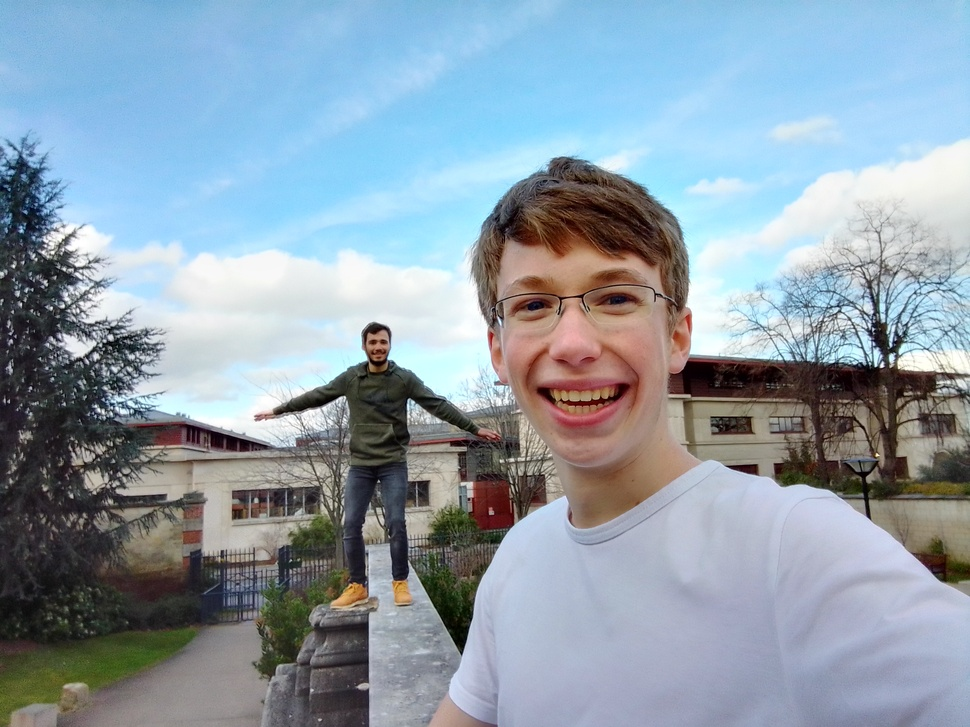
#> input picture portfolio_codes/pictures/avion.jpg, 970 x 727 px, shrunk from 2592 x 1944 before the run, found by its file name
$ python hough_transform.py
#> lines starting #> are read from the running program, lines starting #| are printed output that depends on the picture
import numpy as np
#from PIL import Image
import matplotlib.pyplot as plt
import scipy


def densite_gauss2D(i, j, sigma):
    """ centree """
    return np.exp(-(i**2+j**2)/(2*sigma))


def diagr_values(img):
    pixel_nb = img.shape[0]*img.shape[1]
    fimg = img.reshape(pixel_nb, 3)

    fimg_avg = np.mean(img, axis=0)
    print(fimg_avg.shape)
    print(fimg.shape)
    plt.bar(range(pixel_nb), fimg_avg)
    plt.show()


# [7 lines left out: function show_imgs, not called in this run]


class Filtre:

    def __init__(self, filtre):

        self.filter = filtre

    def convolve_rgb(self, img):
        r_data = img[:,:,0]
        g_data = img[:,:,1]
        b_data = img[:,:,2]

        r = scipy.signal.convolve(r_data, self.filter, mode="same")
        g = scipy.signal.convolve(g_data, self.filter, mode="same")
        b = scipy.signal.convolve(b_data, self.filter, mode="same")

        filtered_img = np.zeros(img.shape)
        filtered_img[:,:,0] = r
        filtered_img[:,:,1] = g
        filtered_img[:,:,2] = b

        return filtered_img.astype(np.int32)

class FiltreGaussien(Filtre):

    # [9 lines left out: function __init__, not called in this run]

class FiltrageSobel:

    def __init__(self, img):

        assert(type(img) in [np.array, np.ndarray])

        self.img = img
        self.horizontal_filter = Filtre(np.array([[-1, -2, -1], [0, 0, 0], [-1, -2, -1]]))
        self.vertical_filter = Filtre(np.array([[-1, 0, 1], [-2, 0, 2], [-1, 0, 1]]))
        self.contours_horizontaux = self.horizontal_filter.convolve_rgb(self.img)
        self.contours_verticaux = self.vertical_filter.convolve_rgb(self.img)
        self.abs_gradient = np.sqrt(np.multiply(self.contours_verticaux, self.contours_verticaux)+np.multiply(self.contours_horizontaux, self.contours_horizontaux))
        diagr_values(self.contours_horizontaux)
        diagr_values(self.abs_gradient)
        show_imgs([self.contours_horizontaux, self.contours_verticaux, self.abs_gradient])


class Image:

    def __init__(self, path):
        self.path = path
        self.data = plt.imread(path)
#> self.data is the input picture: shape (727, 970, 3); mean R, G, B 142.9, 158.5, 170.7
        self.bw_data = np.mean(self.data, axis=2)

        self.r_data = self.data[:,:,0]
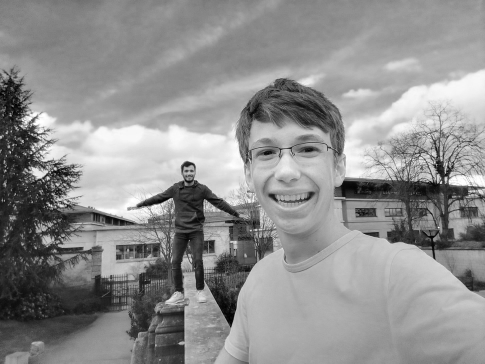
#> self.r_data: shape (727, 970) (shown at 1/2 size); min 0, max 255, mean 142.9
        self.g_data = self.data[:,:,1]
        self.b_data = self.data[:,:,2]
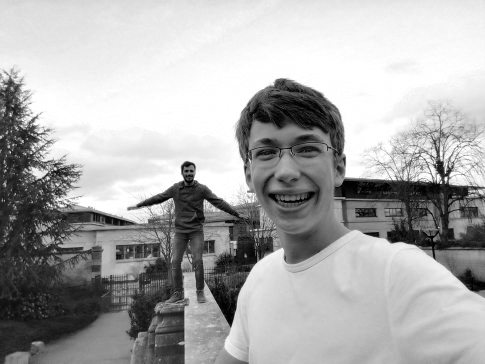
#> self.b_data: shape (727, 970) (shown at 1/2 size); min 0, max 255, mean 170.7

    # [18 lines left out: functions apply_gauss_filter, show, save, not called in this run]


a=np
img1 = Image("Downloads/python_portfolio/pictures/avion.jpg")
#img_gauss = img1.apply_gauss_filter()
FiltrageSobel(img1.data)#_gauss)
#> in convolve_rgb, `g = scipy.signal.convolve(g_data, self.filter, mode="same")`:
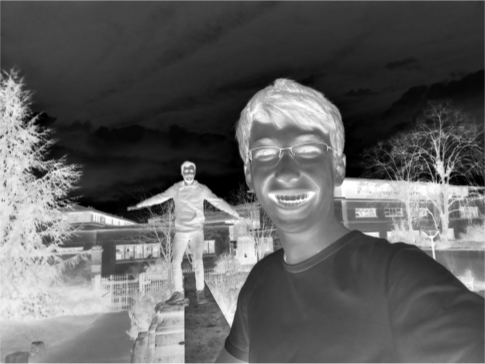
#> g: shape (727, 970) int64 (shown at 1/2 size); min -2040, max 0, mean -1266; drawn with min black and max white
#> in convolve_rgb, `b = scipy.signal.convolve(b_data, self.filter, mode="same")`:
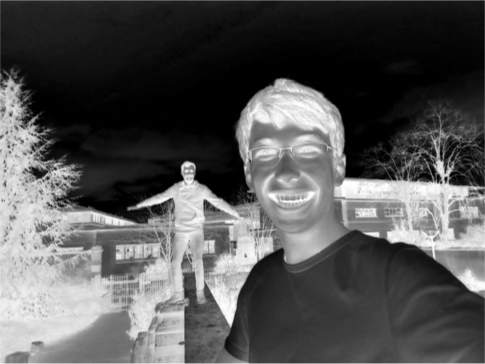
#> b: shape (727, 970) int64 (shown at 1/2 size); min -2040, max 0, mean -1363.4; drawn with min black and max white
#> in convolve_rgb, `filtered_img[:,:,2] = b`:
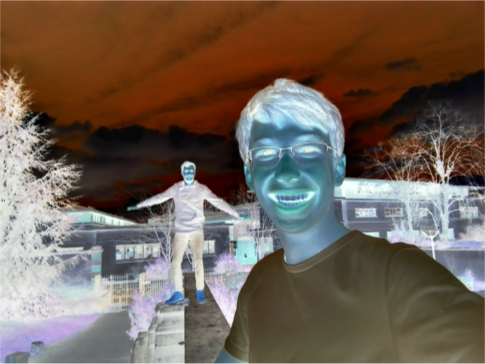
#> filtered_img: shape (727, 970, 3) float64 (shown at 1/2 size); mean of channels 0, 1, 2 -1141.1, -1266, -1363.4; drawn with min black and max white
#> in convolve_rgb (call 2), `r = scipy.signal.convolve(r_data, self.filter, mode="same")`:
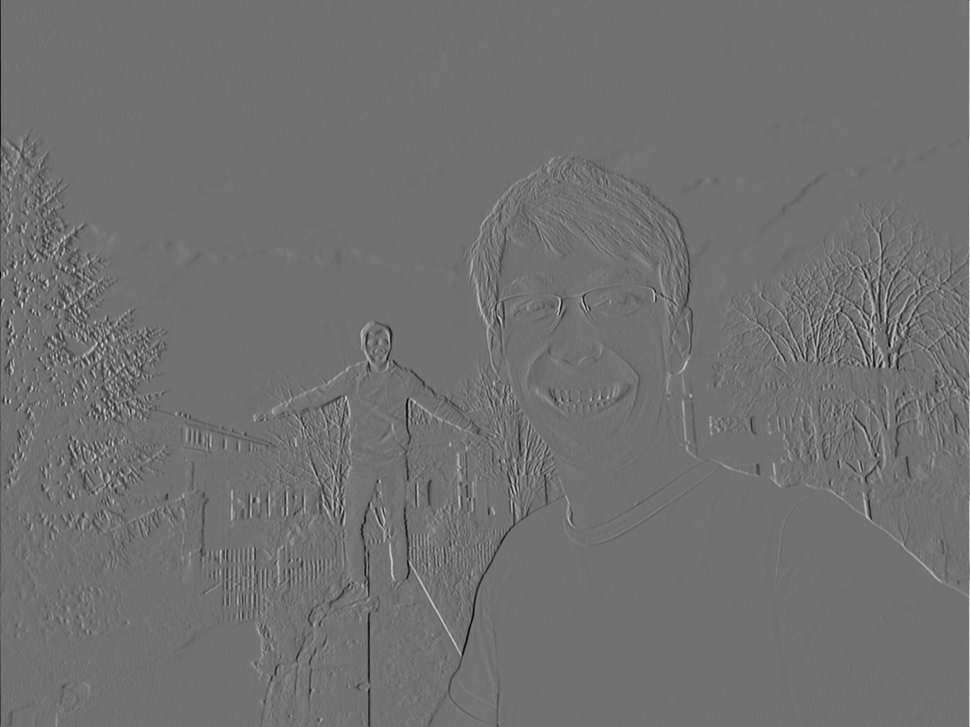
#> r: shape (727, 970) int64; min -808, max 1012, mean -0.4; drawn with min black and max white
#> in diagr_values, `fimg_avg = np.mean(img, axis=0)`: fimg_avg = 970 rows, first 8: [-411.3, -491.2, -543.9], [-548.1, -654.8, -725.4], [-545.9, -652.5, -724.2], [-546.3, -652.4, -725.7], [-550.4, -655.8, -731.1], [-553.8, -658.5, -735.3], [-558.3, -662.4, -740.1], [-565.7, -669.1, -746.9]
#| (970, 3)
#| (705190, 3)
#> (the run stopped early here; a loop or call above may not have finished)

$ run again, with portfolio_codes/pictures/IMG_20190709_124609145.jpg copied over portfolio_codes/pictures/avion.jpg
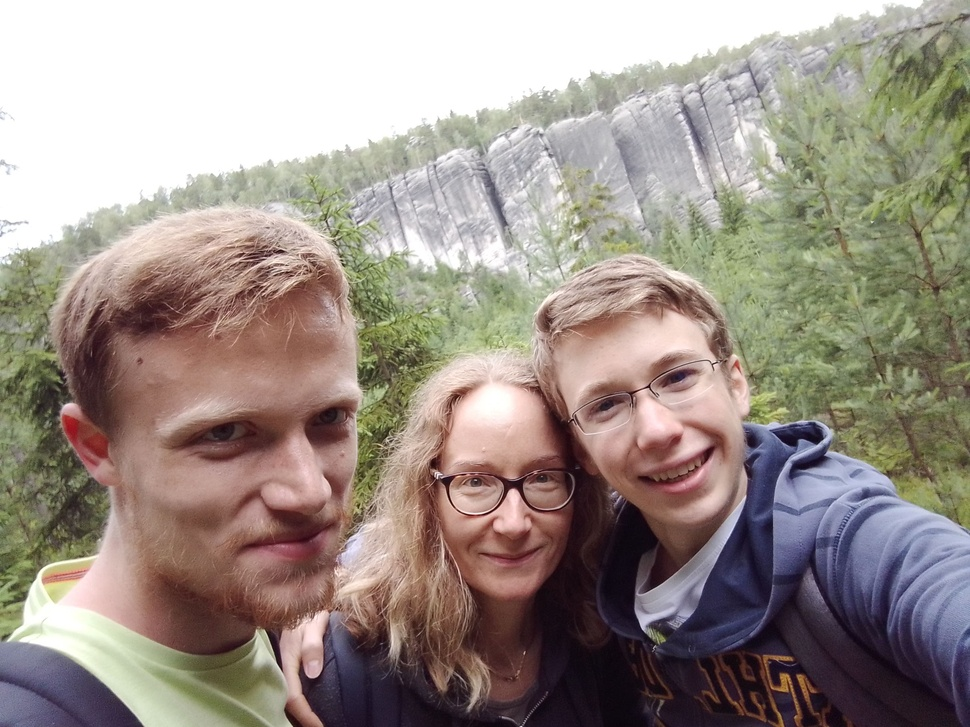
#> input picture portfolio_codes/pictures/IMG_20190709_124609145.jpg, 970 x 727 px, shrunk from 2592 x 1944 before the run, found by its file name
#> in __init__, self.data is the input picture: shape (727, 970, 3); mean R, G, B 155.9, 144.8, 136.9
#> in convolve_rgb, `filtered_img[:,:,2] = b`:
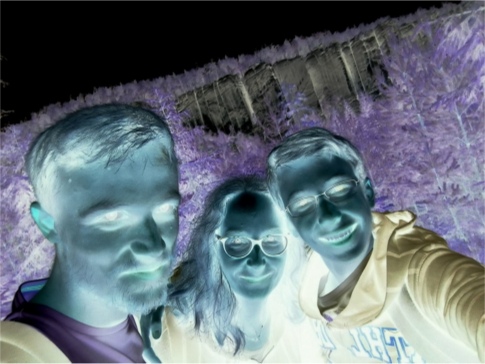
#> filtered_img: shape (727, 970, 3) float64 (shown at 1/2 size); mean of channels 0, 1, 2 -1245, -1156.4, -1092.6; drawn with min black and max white
#> in convolve_rgb (call 2), `r = scipy.signal.convolve(r_data, self.filter, mode="same")`:
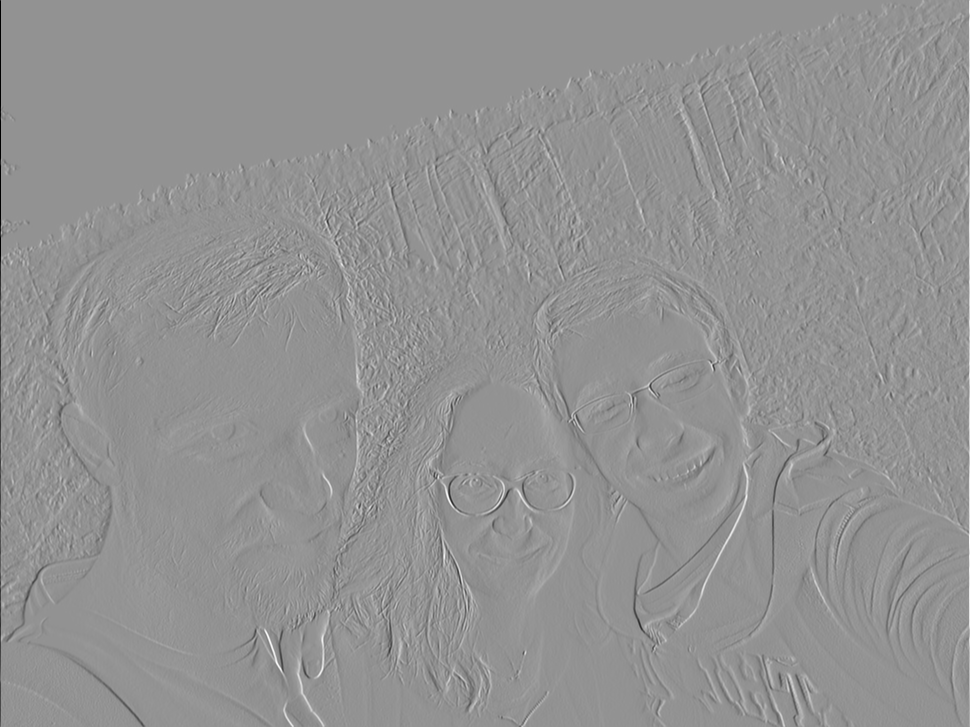
#> r: shape (727, 970) int64; min -1020, max 753, mean 0.2; drawn with min black and max white
#> fimg_avg = 970 rows, first 8: [-1023.7, -1049.2, -958.7], [-1361.9, -1396, -1274.6], [-1361.4, -1395.2, -1273.4], [-1362.5, -1396, -1273.7], [-1361.3, -1394.6, -1271.7], [-1359.9, -1392.6, -1269.3], [-1360.8, -1392.4, -1269.3], [-1359.6, -1390, -1267.4]
#| (970, 3)
#| (705190, 3)

$ run again, with portfolio_codes/pictures/IMG_20190711_123715866.jpg copied over portfolio_codes/pictures/avion.jpg
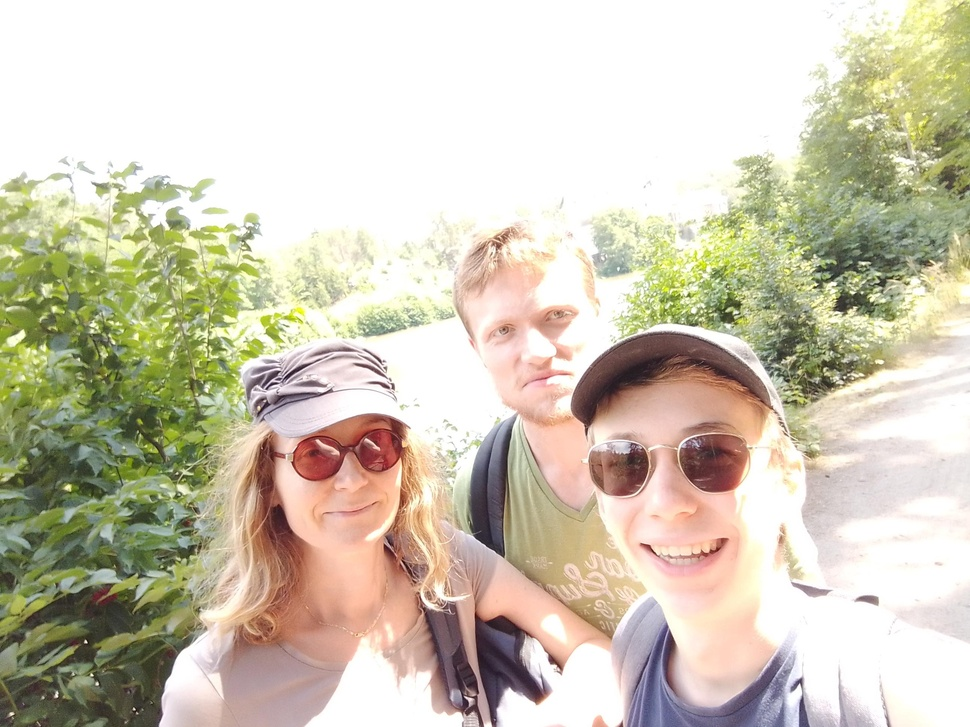
#> input picture portfolio_codes/pictures/IMG_20190711_123715866.jpg, 970 x 727 px, shrunk from 2592 x 1944 before the run, found by its file name
#> in __init__, self.data is the input picture: shape (727, 970, 3); mean R, G, B 207.7, 200.4, 181.3
#> in convolve_rgb, `filtered_img[:,:,2] = b`:
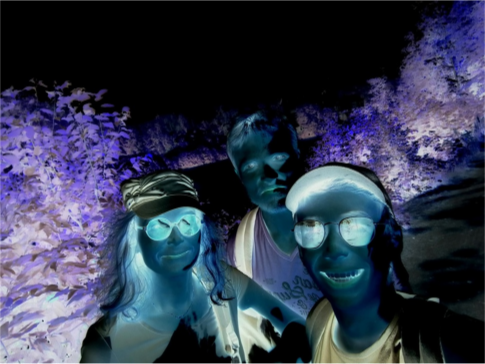
#> filtered_img: shape (727, 970, 3) float64 (shown at 1/2 size); mean of channels 0, 1, 2 -1658.1, -1600, -1447; drawn with min black and max white
#> in convolve_rgb (call 2), `r = scipy.signal.convolve(r_data, self.filter, mode="same")`:
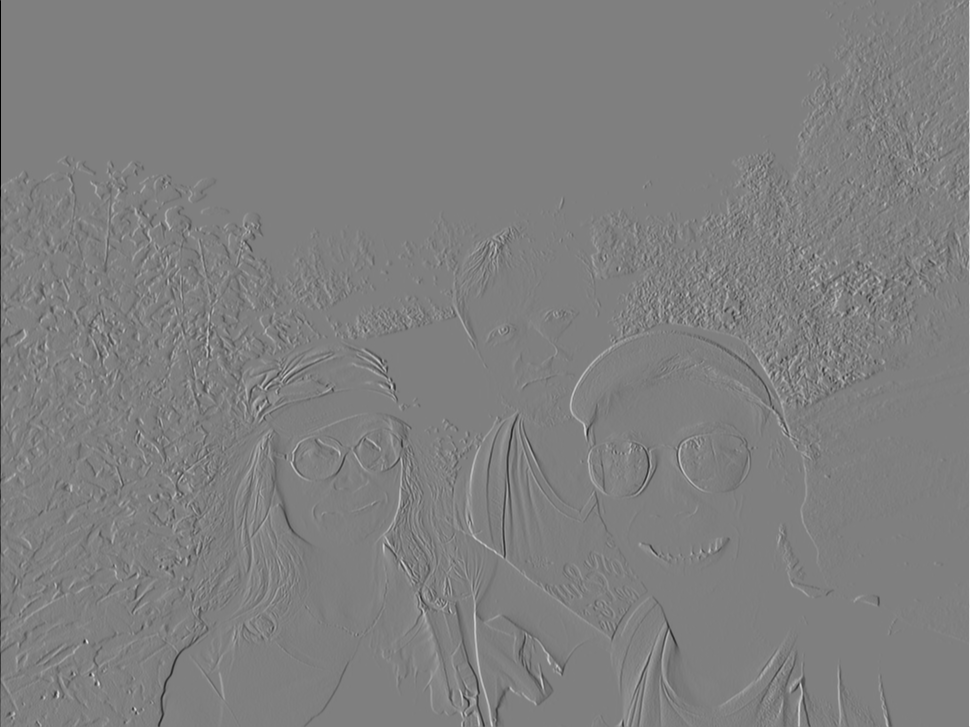
#> r: shape (727, 970) int64; min -1020, max 1020, mean -0.2; drawn with min black and max white
#> fimg_avg = 970 rows, first 8: [-980.2, -1029.4, -784.8], [-1310.3, -1376.1, -1049.1], [-1320, -1385.4, -1057.8], [-1329.9, -1394.6, -1066.5], [-1332.5, -1396.3, -1068.3], [-1329.8, -1392.4, -1066.3], [-1326.8, -1387.9, -1065.3], [-1323.7, -1383.3, -1065.4]
#| (970, 3)
#| (705190, 3)
